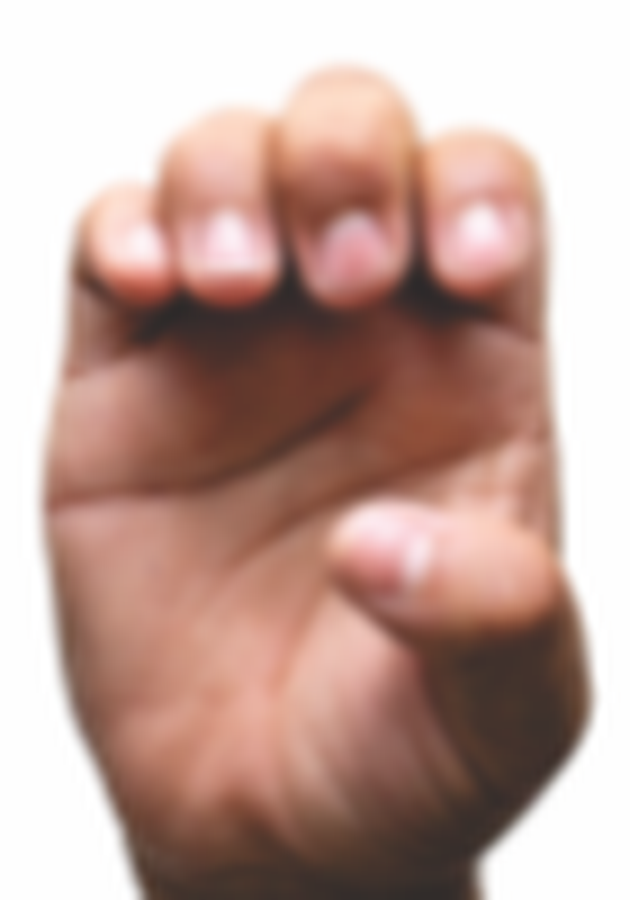
#> input picture tools/screenshots/referencia/E_usuario3_mano.png, 630 x 900 px
$ python zoom_e3.py
#> lines starting #> are read from the running program, lines starting #| are printed output that depends on the picture
"""Amplia trozos de la foto de referencia de la E para leer donde va cada dedo.

La foto viene desenfocada y pequena: sin recortar y escalar no se distingue si
el pulgar va tumbado cruzando la palma o de pie contra el indice.
"""
from pathlib import Path

from PIL import Image, ImageDraw

ROOT = Path(__file__).resolve().parents[1]
REF = ROOT / "tools" / "screenshots" / "referencia" / "E_usuario3_mano.png"
OUT = ROOT / "tools" / "screenshots" / "zoom_e3"

# (nombre, izquierda, arriba, derecha, abajo) en fraccion de la imagen
TROZOS = {
    "1_yemas": (0.05, 0.05, 1.00, 0.45),
    "2_pulgar": (0.35, 0.40, 1.00, 0.85),
    "3_mitad": (0.05, 0.25, 1.00, 0.80),
}


def main():
    OUT.mkdir(parents=True, exist_ok=True)
    img = Image.open(REF).convert("RGB")
#> img is the input picture: PIL image 630x900 RGB; mean R, G, B 192.3, 162.3, 153.6
    w, h = img.size
#> w = 630; h = 900
    print(f"referencia {w}x{h}")
#| referencia 630x900

    # rejilla sobre la foto completa para poder citar coordenadas
    rej = img.copy()
    d = ImageDraw.Draw(rej)
    for i in range(1, 10):
        x, y = w * i / 10, h * i / 10
        d.line([(x, 0), (x, h)], fill=(255, 0, 0), width=1)
        d.line([(0, y), (w, y)], fill=(0, 120, 255), width=1)
        d.text((x + 2, 2), f"{i/10:.1f}", fill=(255, 0, 0))
        d.text((2, y + 2), f"{i/10:.1f}", fill=(0, 120, 255))
    rej.resize((w * 2, h * 2), Image.LANCZOS).save(OUT / "_rejilla.png")
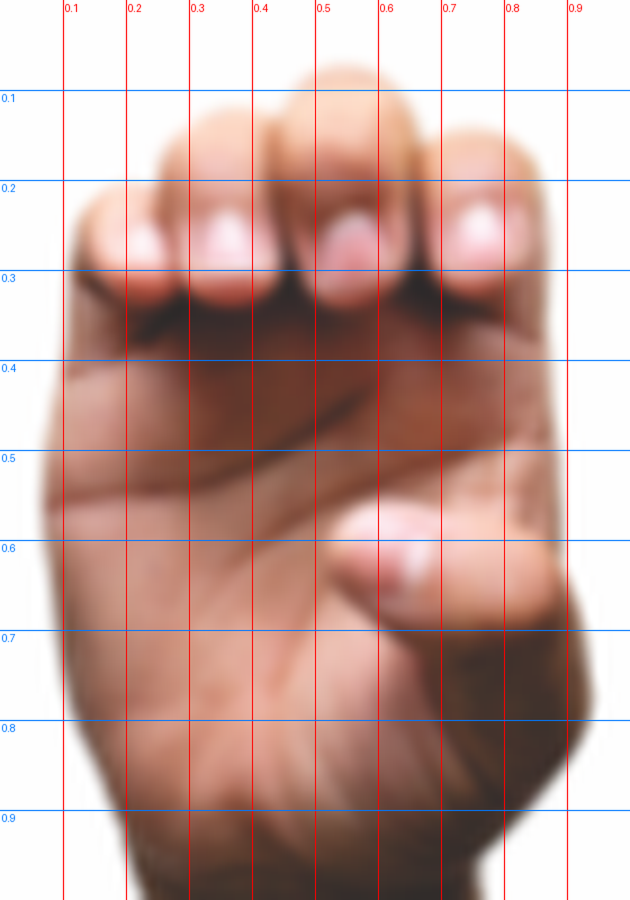
#> saved as _rejilla.png: PIL image 1260x1800 RGB (shown at 1/2 size); mean R, G, B 191, 159.3, 152.3
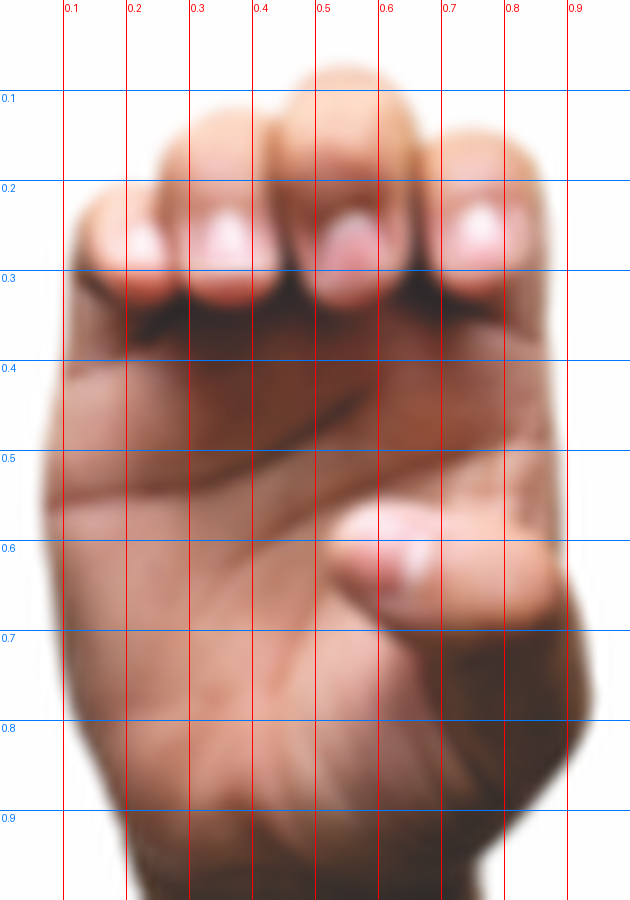
#> rej: PIL image 630x900 RGB; mean R, G, B 191.2, 159.5, 152.5

    for nombre, (a, b, c, e) in TROZOS.items():
        caja = (int(w * a), int(h * b), int(w * c), int(h * e))
        t = img.crop(caja)
        k = min(3.0, 900 / max(t.size))
        t.resize((int(t.width * k), int(t.height * k)), Image.LANCZOS).save(
            OUT / f"{nombre}.png"
        )
        print("trozo:", nombre, caja)
#> this loop made 3 passes
#> pass 1, in main, `t = img.crop(caja)`:
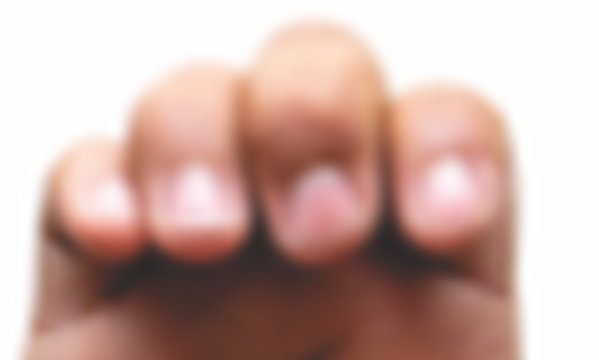
#> t: PIL image 599x360 RGB; mean R, G, B 202.8, 173.2, 165.9
#> pass 2, in main, `t = img.crop(caja)`:
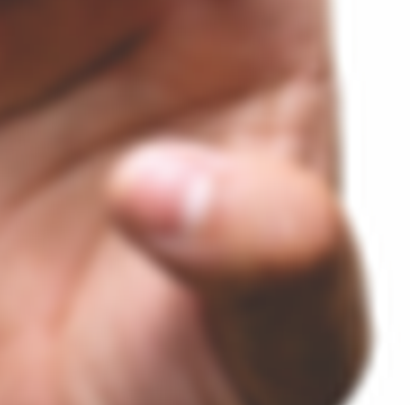
#> t: PIL image 410x405 RGB; mean R, G, B 174.3, 133.7, 121.7
#> after the loop:
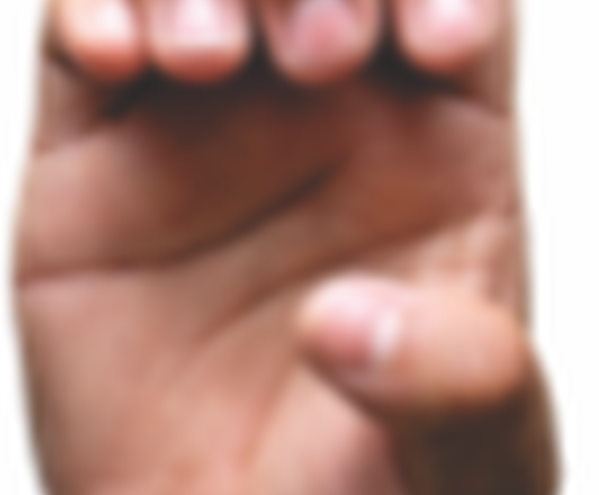
#> t: PIL image 599x495 RGB; mean R, G, B 176.4, 135.8, 125.1


if __name__ == "__main__":
    main()
